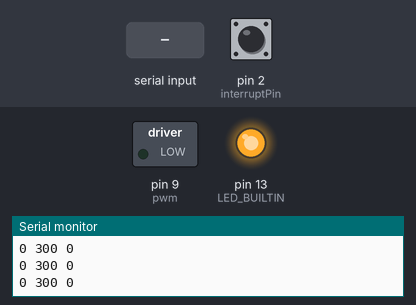
Recording of a sketch running on a simulated Arduino Uno, built with avr-gcc and run on an emulated ATmega328P. On the bench: switched loads named in the sketch (green lamp = pin HIGH), output pins drawn as LEDs (lit = HIGH), the last lines printed to the serial monitor. Inputs (shaded band) come from the test bench; at power-on: pin 2 (interruptPin) LOW.

Above: at 1.4 s.
1.5 s: "90,45\n" received over Serial
At 1.65 s:
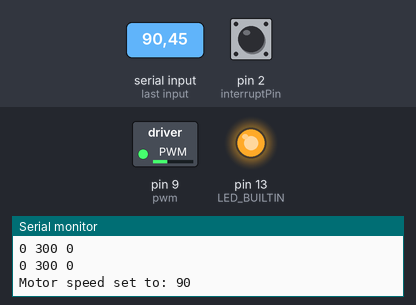
3.3 s: "30,150\n" received over Serial
At 3.9 s:
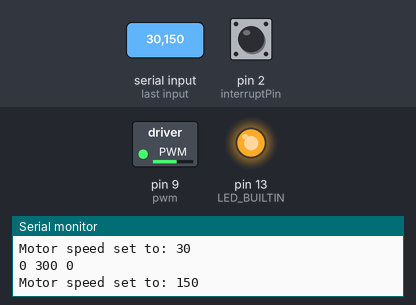
5.1 s: "200\n" received over Serial
At 6.3 s:
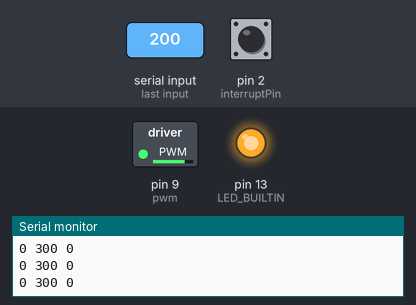
6.6 s: "90\n" received over Serial
At 7.6 s:
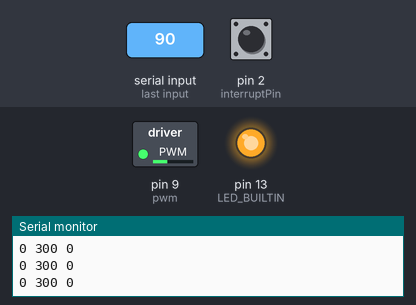
Timing chart, 0 to 9.1 s (numbered marks = the images above; inputs shaded):
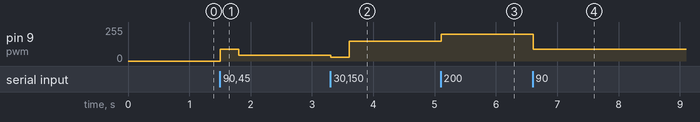

Measured:
- after the input at 1.5 s, pin 9 (pwm): 0/255 → 90/255 at once, → 45/255 0.30 s later
- after the input at 3.3 s, pin 9 (pwm): 45/255 → 30/255 at once, → 150/255 0.30 s later
- after the input at 5.1 s, pin 9 (pwm): 150/255 → 200/255 at once
- after the input at 6.6 s, pin 9 (pwm): 200/255 → 90/255 at once

The sketch:

Tachometer_Motor_RPM.ino
```cpp
/*
   Dette program tager mod kommandoer tal 0 til 255 for at styre en
   motors omdrejninger ved hjælp af PWM  0=STOP 128 = 50% power 255=100% power

   Programmet bruger INT0 på pin 2 (kan ikke ændres) og hver gang der kommer en
   puls på dette ben vil en variabel blive talt op, og brugt i udregningen.
   I udregningen bliver tallet divideret med 4, og det er fordi der til dette
   forsøg, blev brugt en skive med 4 huller i.
*/

//***********************************
//Setup constants
//***********************************
const int pwm = 9;
const byte interruptPin = 2;

//***********************************
// Global variable
//***********************************
volatile int rev=0;
long rpm;
int oldtime=0;
int time;
int ledToggle = 0;
int motorSpeed = 0;
int oldSpeed = 0;

//***********************************
// Interrupt routine
// "isr" is my self chosen name
//***********************************
void isr() //interrupt service routine
{
  rev++;
}


void setup() {

    ///////////////////////////
    // FOR DEBUG PURPOSES
    pinMode(LED_BUILTIN, OUTPUT);
    digitalWrite(LED_BUILTIN, ledToggle);
    ///////////////////////////

    //***********************************
    // Set inout and output pins, set default value
    //***********************************
    pinMode(pwm,OUTPUT);
    analogWrite(pwm,0);
    pinMode(interruptPin, INPUT);

    //***********************************
    //Serial connection 9600 Baud
    //***********************************
    Serial.begin(115200);  // Initialize Serial connecion on Comport
    Serial.println("Ready!");

    //***********************************
    // Toogle the LED 13 for livelight
    //***********************************
    ledToggle=ledToggle + 1;
    digitalWrite(LED_BUILTIN,ledToggle%2 );

    //***********************************
    // Interrupt setup. USe LOW instead of RISING if problems.
    //***********************************
    attachInterrupt(digitalPinToInterrupt(interruptPin), isr, RISING);
}

void loop()
{
  delay(300);
  detachInterrupt(digitalPinToInterrupt(interruptPin));           //detaches the interrupt
  time=millis()-oldtime;      //finds the time
  rpm=(rev/4)*60000/time;     //calculates rpm div by four due to 4 holes in plate going through sensor
  Serial.print(rev);          // measured value
  rev=0;
  Serial.print(" ");          // measured value
  Serial.print(time);         // measured value
  Serial.print(" ");          // measured value
  Serial.println(rpm);        // measured value
  MotorControl();
  oldtime=millis();           //saves the current time
  attachInterrupt(digitalPinToInterrupt(interruptPin),isr,RISING);// activate interrupt again
}

void MotorControl()
{
  // put your main code here, to run repeatedly:
  motorSpeed = readSerial();

  // Check if speedchange is nessesary
  if ((oldSpeed != motorSpeed)&&(motorSpeed != -99))
  {
    if (motorSpeed == 0)
    {
      // Shut down pwm
      analogWrite(pwm,0);
    }
    else if ((motorSpeed > 0)&&(motorSpeed<256))
    {
      Serial.print("Motor speed set to: ");
      Serial.println(motorSpeed,DEC);
      analogWrite(pwm, motorSpeed);
    }
    else
    {
      Serial.println("Please input pwn between 0 and 255");
    }
    // Save new speedvalue
    oldSpeed = motorSpeed;
  }
}

//***********************************
// Read data from UART connection
//***********************************
int readSerial()
{
  int incomingByte=-99;
  if (Serial.available() > 1) {
    // read the incoming byte:
    incomingByte = Serial.parseInt();
  }
  return incomingByte;
}
```
